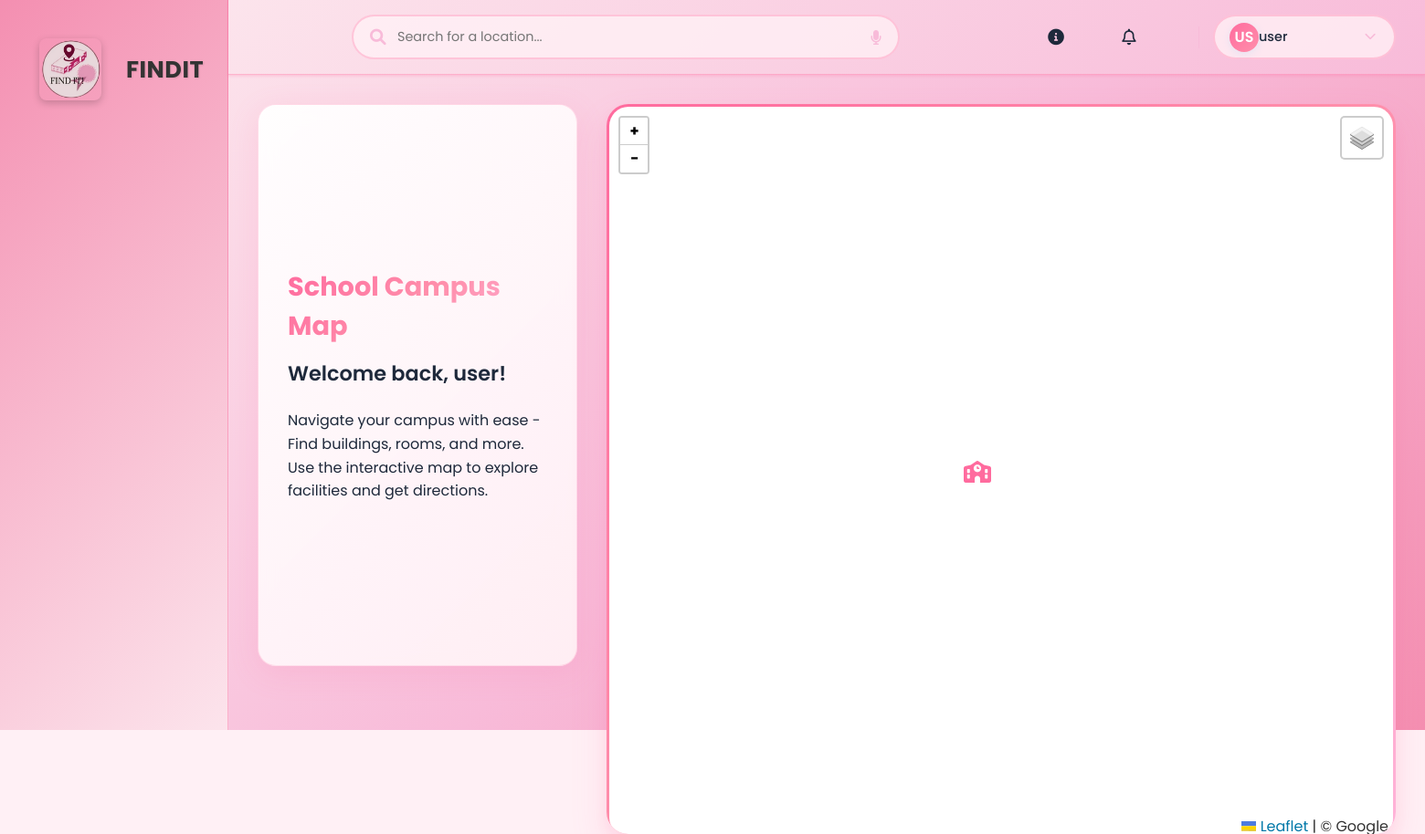
The app's page / (signed in) with its own data.
### mapapp/models.py (models this page shows, shortened)
class HomePageContent(models.Model):
    site_title = models.CharField(max_length=100, default="FINDIT - School Map")
    welcome_title = models.CharField(max_length=200, default="School Campus Map")
    welcome_subtitle = models.CharField(max_length=300, default="Welcome back, {username}!")
    welcome_description = models.TextField(default="Navigate your campus with ease - Find buildings, rooms, and more. Use the interactive map to explore facilities and get directions.")
    logo_image = models.ImageField(upload_to='home_content/', blank=True, null=True)
    announcement_text = models.TextField(blank=True, help_text="Important announcements to display on home page")
    announcement_active = models.BooleanField(default=False)
    background_image = models.ImageField(upload_to='home_content/', blank=True, null=True)
    is_active = models.BooleanField(default=True)
    created_at = models.DateTimeField(auto_now_add=True)
    updated_at = models.DateTimeField(auto_now=True)
    class Meta:
        verbose_name = "Home Page Content"
        verbose_name_plural = "Home Page Content"
        ordering = ['-updated_at']

### mapapp/views.py (the view, shortened to what this page needs)
# urls.py: path('', views.home, name='home'),
@login_required
def home(request):
    preferences, created = UserPreferences.objects.get_or_create(user=request.user)
    home_content = HomePageContent.objects.filter(is_active=True).first()
    welcome_subtitle = home_content.welcome_subtitle
    if '{username}' in welcome_subtitle:
        username = request.user.get_full_name() or request.user.username
        welcome_subtitle = welcome_subtitle.replace('{username}', username)
    context = {
        'home_content': home_content,
        'welcome_subtitle': welcome_subtitle,
        'user_preferences': preferences,
        'current_theme': preferences.theme,
        'current_accent': preferences.accent_color,
        'current_font_size': preferences.font_size,
    }
    return render(request, 'home.html', context)

### admin_dashboard/context_processors.py (called while the page is built)
def user_preferences(request):
    if request.user.is_authenticated:
        preferences, created = UserPreferences.objects.get_or_create(user=request.user)
        return {'user_preferences': preferences}
    return {}

### mapapp/templates/home.html (shortened to what this page needs)
<!DOCTYPE html>
{% load static %}
<html lang="en" data-theme="{{ current_theme|default:'light' }}">
<head>
    <link rel="stylesheet" href="https://cdnjs.cloudflare.com/ajax/libs/font-awesome/6.0.0-beta3/css/all.min.css">
    <link rel="stylesheet" href="https://unpkg.com/leaflet@1.7.1/dist/leaflet.css" />
</head>
<body>
    <div class="sidebar">
        <div class="logo">
            <div class="logo-container">
                {% load static %}
                {% if home_content.logo_image %}
                    <img src="{{ home_content.logo_image.url }}" alt="FINDIT Logo" class="logo-img" id="logoImage">
                {% else %}
                    <img src="{% static 'img/logo.png' %}" data-fallback="{% static 'img/logo.jpg' %}" alt="FINDIT Logo" class="logo-img" id="logoImage">
                {% endif %}
                <span>FINDIT</span>
            </div>
        </div>
        <nav class="nav-menu">
        </nav>
    </div>
    <div class="main-content">
        <header class="header">
            <form id="searchForm" class="search-bar" onsubmit="event.preventDefault(); if (window.performSearch) { window.performSearch(document.getElementById('locationSearch').value.trim()); } else { console.error('Search function not loaded'); }">
                <i class="fas fa-search search-icon"></i>
                <input type="text" id="locationSearch" placeholder="Search for a location..." autocomplete="off" aria-label="Search locations">
                <button type="button" class="voice-search" id="voiceSearchBtn" title="Voice Search" aria-label="Start voice search">
                    <i class="fas fa-microphone"></i>
                </button>
            </form>
            <div class="header-actions">
                <div class="header-nav">
                    <a href="#" class="active">
                    </a>
                    <div class="location-details-icon" id="locationDetailsToggle">
                        <a href="#" class="location-details-link" id="locationDetailsBtn">
                            <i class="fas fa-info-circle"></i>
                        </a>
                    </div>
                    <div class="notification-icon" id="notificationDropdown">
                        <a href="#" class="notification-link" id="notificationToggle">
                            <i class="far fa-bell"></i>
                        </a>
                    </div>
                </div>
                <div class="user-menu">
                    <div class="user-profile" id="userDropdown" style="cursor: pointer;">
                        <div class="user-avatar">
                            {% if user_preferences.profile_picture %}
                                <img src="{{ user_preferences.profile_picture.url }}" alt="{{ user.get_full_name|default:user.username }}" onerror="this.style.display='none'; this.parentNode.innerHTML='{{ user.first_name|first|upper }}{{ user.last_name|first|upper|default:user.username|slice:":2"|upper }}';">
                            {% else %}
                                {{ user.first_name|first|upper }}{{ user.last_name|first|upper|default:user.username|slice:":2"|upper }}
                            {% endif %}
                        </div>
                        <span class="user-name">{{ user.get_full_name|default:user.username }}</span>
                        <i class="fas fa-chevron-down" style="font-size: 0.8rem; color: var(--gray-color);"></i>
                    </div>
                </div>
                </div>
        </header>
        <div class="main-layout">
            <div class="info-panel">
                <div class="info-content">
                    <h2 class="panel-title">{{ home_content.welcome_title|default:'School Campus Map' }}</h2>
                    <h3 class="welcome-back">{{ welcome_subtitle|default:'Welcome back!' }}</h3>
                    <p class="panel-description">{{ home_content.welcome_description|default:'Navigate your campus with ease - Find buildings, rooms, and more. Use the interactive map to explore facilities and get directions.' }}</p>
                </div>
            </div>
<div class="map-main-area">
    <div class="map-container" id="map" style="overflow: hidden; width: 100%; height: 100%;">
        <div id="realMap" style="width: 100%; height: 100vh;"></div>
    </div>
</div>
<link rel="stylesheet" href="https://unpkg.com/leaflet/dist/leaflet.css" />
</body>
</html>

### mapapp/templates/home.html (style rules this page uses)
header { z-index: 1000 !important; position: relative; }
.user-menu { position: relative; z-index: 1001 !important; }
.map-main-area { z-index: 1 !important; }
.logo-container { display: flex; align-items: center; gap: 12px; padding: 10px 15px; transition: all 0.3s ease; border-radius: 8px; }
.logo-img { height: 68px; width: auto; transition: all 0.3s ease; border-radius: 8px; box-shadow: 0 3px 8px rgba(0, 0, 0, 0.2); object-fit: contain; margin-right: 5px; }
.logo-container span { font-size: 1.6rem; font-weight: 700; color: #333; transition: all 0.3s ease; margin-left: 10px; letter-spacing: 0.5px; text-shadow: 1px 1px 2px rgba(0,0,0,0.1); }
.map-main-area, .map-container, #realMap { height: 100vh !important; width: 100% !important; }
.map-container { flex: 1; position: relative; border-radius: 24px; overflow: hidden; box-shadow: 0 20px 40px rgba(255, 107, 158, 0.15), 0 8px 16px rgba(255, 107, 158, 0.1); background: linear-gradient(135deg, var(--primary-color) 0%, var(--secondary-color) 50%, #ffb3d9 100%); padding: 3px; }
.map-container > div { background: white; border-radius: 21px; height: 100%; overflow: hidden; }

### records on screen
HomePageContent: welcome_title "School Campus Map", welcome_description "Navigate your campus with ease - Find buildings, rooms, and more. Use the interactive map to explore facilities and get directions."

### other values on screen
{{ user.last_name|first|upper|default:user.username|slice:":2"|upper }} "US"
{{ user.get_full_name|default:user.username }} "user"
{{ welcome_subtitle|default:'Welcome back!' }} "Welcome back, user!"
